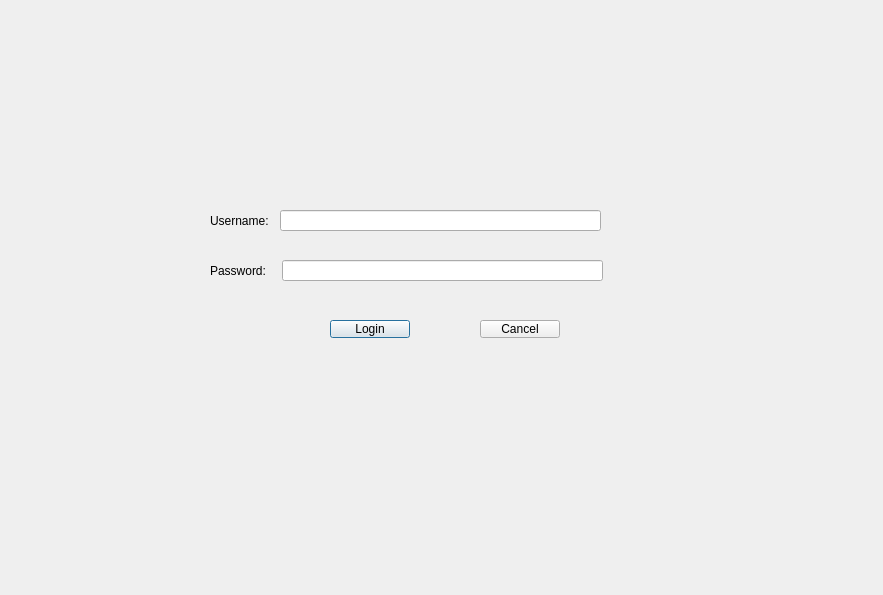
<?xml version="1.0" encoding="UTF-8"?>
<ui version="4.0">
 <class>LoginDialog</class>
 <widget class="QDialog" name="LoginDialog">
  <property name="geometry">
   <rect>
    <x>0</x>
    <y>0</y>
    <width>883</width>
    <height>595</height>
   </rect>
  </property>
  <property name="windowTitle">
   <string>Dialog</string>
  </property>
  <widget class="QLabel" name="label">
   <property name="geometry">
    <rect>
     <x>210</x>
     <y>200</y>
     <width>91</width>
     <height>41</height>
    </rect>
   </property>
   <property name="text">
    <string>Username: </string>
   </property>
  </widget>
  <widget class="QLineEdit" name="lineEditUsername">
   <property name="geometry">
    <rect>
     <x>280</x>
     <y>210</y>
     <width>321</width>
     <height>21</height>
    </rect>
   </property>
  </widget>
  <widget class="QLabel" name="label_2">
   <property name="geometry">
    <rect>
     <x>210</x>
     <y>260</y>
     <width>61</width>
     <height>21</height>
    </rect>
   </property>
   <property name="text">
    <string>Password:</string>
   </property>
  </widget>
  <widget class="QLineEdit" name="lineEditPassword">
   <property name="geometry">
    <rect>
     <x>282</x>
     <y>260</y>
     <width>321</width>
     <height>21</height>
    </rect>
   </property>
   <property name="echoMode">
    <enum>QLineEdit::EchoMode::Password</enum>
   </property>
  </widget>
  <widget class="QPushButton" name="buttonLogin">
   <property name="geometry">
    <rect>
     <x>330</x>
     <y>320</y>
     <width>80</width>
     <height>18</height>
    </rect>
   </property>
   <property name="text">
    <string>Login</string>
   </property>
  </widget>
  <widget class="QPushButton" name="buttonCancel">
   <property name="geometry">
    <rect>
     <x>480</x>
     <y>320</y>
     <width>80</width>
     <height>18</height>
    </rect>
   </property>
   <property name="text">
    <string>Cancel</string>
   </property>
  </widget>
 </widget>
 <resources/>
 <connections/>
</ui>
